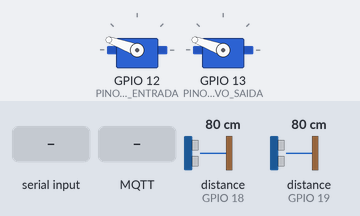
Recording of a sketch running on a simulated ESP32. Parts: 2 × servo. Wiring (inferred from the names in the program): 2 × ultrasonic range finder: trigger GPIO 4, echo GPIO 18 / trigger GPIO 5, echo GPIO 19. The test bench sets the inputs (shaded band); at power-on: distance to the obstacle (sensors on GPIO 18, GPIO 19) 80 cm. The echo pulse lasts 58.3 µs per cm; WiFi joins after 1.5 s; servers stay silent unless stated; no MQTT or app messages arrive unless stated; what the sketch prints to the serial monitor is not drawn.

Above: at 1.4 s.
1.5 s: "E" received over Serial
At 2.8 s:
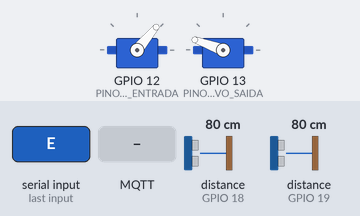
3.9 s: "S" received over Serial
At 6.1 s:
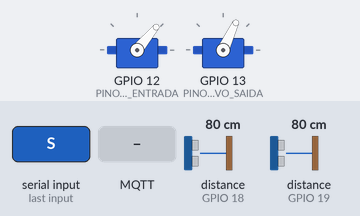
6.9 s: MQTT message "e" arrives on the first subscribed topic
9.9 s: "E" received over Serial
At 10.17 s:
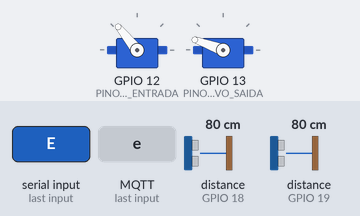
12.3 s: MQTT message "on" arrives on the first subscribed topic
15.3 s: "S" received over Serial
At 16.4 s:
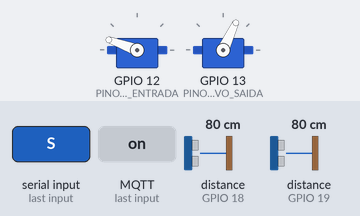
Timing chart, 0 to 18.3 s (numbered marks = the images above; inputs shaded):
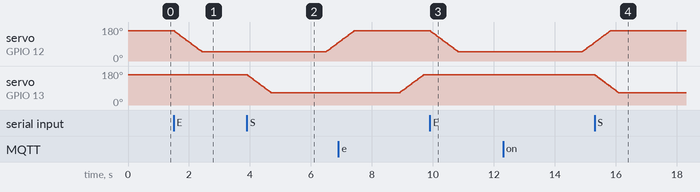

Measured:
- after the input at 1.5 s, servo on GPIO 12 (PINO_SERVO_ENTRADA): moves from 160° to 50° over 0.91 s, starting at once
- after the input at 3.9 s, servo on GPIO 13 (PINO_SERVO_SAIDA): moves from 160° to 65° over 0.79 s, starting at once
- after the input at 9.9 s, servo on GPIO 12 (PINO_SERVO_ENTRADA): moves from 160° to 50° over 0.91 s, starting at once
- after the input at 15.3 s, servo on GPIO 13 (PINO_SERVO_SAIDA): moves from 160° to 65° over 0.78 s, starting at once

The sketch:

wroom.ino
```cpp
// =====================================================================
//  ParkSync - ESP32 WROOM (controle): 2 sensores ultrassônicos + 2 cancelas (servos)
//
//  Placa na IDE: "ESP32 Dev Module".  Bibliotecas: PubSubClient (Nick O'Leary) e ESP32Servo.
//  Compila com core esp32 3.0.7 e 2.0.17, PubSubClient 2.8, ESP32Servo 3.2.1.
//
//  Fluxo com o backend:
//    sensor detecta carro  -> publica "DETECTADO" em parksync/sensor/<lado> (só na chegada)
//    backend manda "ABRIR" em parksync/cancela/<lado>/comando -> cancela abre
//    cancela fecha sozinha depois de TEMPO_CANCELA_ABERTA_MS, mas só com o sensor livre
//
//  Arquitetura: Wi-Fi + MQTT rodam numa tarefa própria (núcleo 0). O loop() (núcleo 1)
//  só cuida de sensores e servos, então uma queda de rede nunca trava as cancelas.
//
//  Teste pelo Serial Monitor (115200, "Nova linha"):
//    e / s   -> simula carro na entrada / saída (publica DETECTADO)
//    E / S   -> abre a cancela de entrada / saída localmente
//    d       -> mostra as distâncias atuais
// =====================================================================
#include <WiFi.h>
#include <PubSubClient.h>
#include <ESP32Servo.h>
#include <esp_task_wdt.h>
#include "soc/gpio_struct.h"
#include "config.h"

// ================= PINOS =================
// ATENÇÃO: o ECHO da entrada saiu do GPIO 12. O 12 é pino de "strapping": se estiver em
// nível alto no boot, a ESP32 tenta ligar a flash em 1,8 V e não inicia. O 34 é só entrada,
// perfeito para ECHO.  O ECHO do HC-SR04 sai em 5 V: use divisor (1 kΩ + 2 kΩ) nos dois ECHO.
#define TRIG_ENTRADA        4
#define ECHO_ENTRADA        19   // era 12
#define TRIG_SAIDA          5
#define ECHO_SAIDA          18
#define PINO_SERVO_ENTRADA  12
#define PINO_SERVO_SAIDA    13

// ================= AJUSTES DA MAQUETE =================
const float    DISTANCIA_GATILHO_CM   = 10.0;  // carro mais perto que isso = presente
const float    HISTERESE_CM           = 2.0;   // precisa passar de 12 cm para contar como "saiu"
const uint8_t  AMOSTRAS_CONFIRMA      = 2;     // medianas seguidas "perto" para confirmar chegada
const uint32_t TEMPO_LIVRE_MS         = 1000;  // sensor livre por 1 s = carro saiu
const uint32_t COOLDOWN_DETECCAO_MS   = 3000;  // mesmo valor do DEBOUNCE do backend
const uint32_t INTERVALO_PING_MS      = 30;    // um sensor a cada 30 ms, alternando (sem eco cruzado)
const uint32_t TIMEOUT_ECO_US         = 25000; // ~4 m; acima disso conta como "nada na frente"

const int      ANGULO_FECHADO_ENTRADA = 160;
const int      ANGULO_ABERTO_ENTRADA  = 50;
const int      ANGULO_FECHADO_SAIDA   = 160;
const int      ANGULO_ABERTO_SAIDA    = 65;
const uint32_t TEMPO_CANCELA_ABERTA_MS = 5000; // mínimo aberta (um novo ABRIR reinicia)
const uint32_t PASSO_SERVO_MS          = 8;     // 1 grau a cada 8 ms (~0,7 s para 90°). 0 = instantâneo

// ================= TIPOS =================
struct Sensor {
  const char* nome;
  uint8_t trig, echo;
  const char* topico;
  volatile uint32_t inicioEco = 0;
  volatile uint32_t duracaoEco = 0;
  volatile bool pronto = false;
  float leituras[3] = {999, 999, 999};
  uint8_t qtdLeituras = 0, posLeitura = 0;
  float distancia = 999;   // mediana das 3 últimas
  bool presente = false;
  uint8_t contaPerto = 0;
  uint32_t livreDesde = 0; // 0 = não está livre
  uint32_t ultimoEnvio = 0;
  Sensor(const char* n, uint8_t t, uint8_t e, const char* top) : nome(n), trig(t), echo(e), topico(top) {}
};

struct Cancela {
  const char* nome;
  uint8_t pino;
  Servo servo{};
  Sensor* sensor = nullptr;
  const char* topicoEstado = nullptr;
  bool aberta = false;
  uint32_t abertaEm = 0;
  int anguloFechado, anguloAberto;
  int anguloAtual, anguloAlvo;
  uint32_t ultimoPasso = 0;
  Cancela(const char* n, uint8_t p, int fechado, int aberto)
    : nome(n), pino(p), anguloFechado(fechado), anguloAberto(aberto),
      anguloAtual(fechado), anguloAlvo(fechado) {}
};

struct MensagemSaida {
  char topico[48];
  char payload[24];
  bool retido;
};

enum Comando : uint8_t { CMD_ABRIR_ENTRADA, CMD_ABRIR_SAIDA, CMD_FECHAR_ENTRADA, CMD_FECHAR_SAIDA };

// ================= ESTADO =================
Sensor sensorEntrada("ENTRADA", TRIG_ENTRADA, ECHO_ENTRADA, TOPICO_SENSOR_ENTRADA);
Sensor sensorSaida  ("SAIDA",   TRIG_SAIDA,   ECHO_SAIDA,   TOPICO_SENSOR_SAIDA);
Sensor* sensores[2]  = { &sensorEntrada, &sensorSaida };
uint8_t sensorAtual = 0;
uint32_t ultimoPing = 0;
bool pingEmAndamento = false;

Cancela cancelaEntrada("ENTRADA", PINO_SERVO_ENTRADA, ANGULO_FECHADO_ENTRADA, ANGULO_ABERTO_ENTRADA);
Cancela cancelaSaida  ("SAIDA",   PINO_SERVO_SAIDA,   ANGULO_FECHADO_SAIDA,   ANGULO_ABERTO_SAIDA);

QueueHandle_t filaSaida;     // loop -> tarefa de rede (publicações)
QueueHandle_t filaComandos;  // callback MQTT -> loop (abrir/fechar)

WiFiClient wifiClient;
PubSubClient mqtt(wifiClient);
char mqttClientId[40];
char topicoStatus[48];
volatile bool mqttOnline = false;

// ================= WATCHDOG (API muda entre core 2.x e 3.x) =================
void configurarWatchdog() {
#if defined(ESP_ARDUINO_VERSION_MAJOR) && ESP_ARDUINO_VERSION_MAJOR >= 3
  esp_task_wdt_config_t cfg = {};
  cfg.timeout_ms = WATCHDOG_SEGUNDOS * 1000;
  cfg.idle_core_mask = 0;
  cfg.trigger_panic = true;
  if (esp_task_wdt_reconfigure(&cfg) != ESP_OK) esp_task_wdt_init(&cfg);
#else
  esp_task_wdt_init(WATCHDOG_SEGUNDOS, true);
#endif
}

// ================= ULTRASSÔNICO POR INTERRUPÇÃO (sem pulseIn) =================
static inline bool IRAM_ATTR nivelPino(uint8_t pino) {
  return pino < 32 ? ((GPIO.in >> pino) & 1) : ((GPIO.in1.val >> (pino - 32)) & 1);
}

void IRAM_ATTR isrEco(void* arg) {
  Sensor* s = (Sensor*)arg;
  uint32_t agora = micros();
  if (nivelPino(s->echo)) {
    s->inicioEco = agora;
  } else if (s->inicioEco) {
    s->duracaoEco = agora - s->inicioEco;
    s->pronto = true;
  }
}

void dispararPing(Sensor* s) {
  noInterrupts();
  s->pronto = false;
  s->inicioEco = 0;
  s->duracaoEco = 0;
  interrupts();
  digitalWrite(s->trig, LOW);
  delayMicroseconds(2);
  digitalWrite(s->trig, HIGH);
  delayMicroseconds(10);
  digitalWrite(s->trig, LOW);
}

float mediana3(float a, float b, float c) {
  if (a > b) { float t = a; a = b; b = t; }
  if (b > c) { float t = b; b = c; c = t; }
  if (a > b) { float t = a; a = b; b = t; }
  return b;
}

void publicar(const char* topico, const char* payload, bool retido = false) {
  MensagemSaida m;
  strlcpy(m.topico, topico, sizeof(m.topico));
  strlcpy(m.payload, payload, sizeof(m.payload));
  m.retido = retido;
  if (xQueueSend(filaSaida, &m, 0) != pdTRUE) Serial.println("⚠️  Fila MQTT cheia, mensagem descartada");
}

void processarLeitura(Sensor* s) {
  float cm = 999.0;
  if (s->pronto && s->duracaoEco > 0 && s->duracaoEco < TIMEOUT_ECO_US) cm = s->duracaoEco / 58.0f;

  s->leituras[s->posLeitura] = cm;
  s->posLeitura = (s->posLeitura + 1) % 3;
  if (s->qtdLeituras < 3) { s->qtdLeituras++; return; }
  s->distancia = mediana3(s->leituras[0], s->leituras[1], s->leituras[2]);

  uint32_t agora = millis();
  if (!s->presente) {
    if (s->distancia <= DISTANCIA_GATILHO_CM) {
      if (++s->contaPerto >= AMOSTRAS_CONFIRMA) {
        s->presente = true;
        s->livreDesde = 0;
        if (s->ultimoEnvio == 0 || agora - s->ultimoEnvio >= COOLDOWN_DETECCAO_MS) {
          s->ultimoEnvio = agora;
          Serial.printf("🚗 Carro na %s (%.1f cm) -> %s\n", s->nome, s->distancia, PAYLOAD_DETECTADO);
          publicar(s->topico, PAYLOAD_DETECTADO);
        } else {
          Serial.printf("⏭️  Carro na %s ignorado (cooldown)\n", s->nome);
        }
      }
    } else {
      s->contaPerto = 0;
    }
  } else {
    if (s->distancia > DISTANCIA_GATILHO_CM + HISTERESE_CM) {
      if (s->livreDesde == 0) s->livreDesde = agora;
      else if (agora - s->livreDesde >= TEMPO_LIVRE_MS) {
        s->presente = false;
        s->contaPerto = 0;
        Serial.printf("💨 Carro saiu da %s\n", s->nome);
      }
    } else {
      s->livreDesde = 0;
    }
  }
}

void atualizarSensores() {
  uint32_t agora = millis();
  if (agora - ultimoPing < INTERVALO_PING_MS) return;
  ultimoPing = agora;
  if (pingEmAndamento) processarLeitura(sensores[sensorAtual]);
  sensorAtual = (sensorAtual + 1) % 2;
  dispararPing(sensores[sensorAtual]);
  pingEmAndamento = true;
}

// ================= CANCELAS =================
void iniciarCancela(Cancela& c, Sensor* s, const char* topicoEstado) {
  c.sensor = s;
  c.topicoEstado = topicoEstado;
  c.servo.setPeriodHertz(50);
  c.servo.attach(c.pino, 500, 2400);
  c.anguloAtual = c.anguloAlvo = c.anguloFechado;
  c.servo.write(c.anguloFechado);
  c.aberta = false;
}

void abrirCancela(Cancela& c) {
  c.abertaEm = millis();  // novo ABRIR com ela aberta só reinicia o tempo
  if (!c.aberta) {
    c.aberta = true;
    c.anguloAlvo = c.anguloAberto;
    Serial.printf("🟢 Abrindo cancela de %s\n", c.nome);
    publicar(c.topicoEstado, "ABERTA", true);
  } else {
    Serial.printf("🔁 Cancela de %s já aberta: tempo reiniciado\n", c.nome);
  }
}

void fecharCancela(Cancela& c) {
  if (!c.aberta) return;
  c.aberta = false;
  c.anguloAlvo = c.anguloFechado;
  Serial.printf("🔴 Fechando cancela de %s\n", c.nome);
  publicar(c.topicoEstado, "FECHADA", true);
}

void atualizarCancela(Cancela& c) {
  uint32_t agora = millis();
  // Fecha só depois do tempo mínimo E com o sensor daquele lado livre
  if (c.aberta && agora - c.abertaEm >= TEMPO_CANCELA_ABERTA_MS && !c.sensor->presente) fecharCancela(c);

  if (c.anguloAtual == c.anguloAlvo) return;
  if (PASSO_SERVO_MS == 0) {
    c.anguloAtual = c.anguloAlvo;
    c.servo.write(c.anguloAtual);
  } else if (agora - c.ultimoPasso >= PASSO_SERVO_MS) {
    c.ultimoPasso = agora;
    c.anguloAtual += (c.anguloAlvo > c.anguloAtual) ? 1 : -1;
    c.servo.write(c.anguloAtual);
  }
}

void tratarComandos() {
  Comando cmd;
  while (xQueueReceive(filaComandos, &cmd, 0) == pdTRUE) {
    switch (cmd) {
      case CMD_ABRIR_ENTRADA:  abrirCancela(cancelaEntrada); break;
      case CMD_ABRIR_SAIDA:    abrirCancela(cancelaSaida);   break;
      case CMD_FECHAR_ENTRADA: fecharCancela(cancelaEntrada); break;
      case CMD_FECHAR_SAIDA:   fecharCancela(cancelaSaida);   break;
    }
  }
}

void tratarSerial() {
  while (Serial.available()) {
    char c = Serial.read();
    switch (c) {
      case 'e': Serial.println("🧪 Simulando carro na ENTRADA"); publicar(TOPICO_SENSOR_ENTRADA, PAYLOAD_DETECTADO); break;
      case 's': Serial.println("🧪 Simulando carro na SAIDA");   publicar(TOPICO_SENSOR_SAIDA, PAYLOAD_DETECTADO);   break;
      case 'E': abrirCancela(cancelaEntrada); break;
      case 'S': abrirCancela(cancelaSaida);   break;
      case 'd':
        Serial.printf("📏 Entrada %.1f cm (%s) | Saída %.1f cm (%s) | MQTT %s\n",
                      sensorEntrada.distancia, sensorEntrada.presente ? "carro" : "livre",
                      sensorSaida.distancia, sensorSaida.presente ? "carro" : "livre",
                      mqttOnline ? "online" : "offline");
        break;
    }
  }
}

// ================= REDE (tarefa no núcleo 0) =================
static bool payloadIgual(const byte* p, unsigned int len, const char* esperado) {
  // ignora espaços/quebras de linha nas pontas e maiúsc./minúsc.
  while (len && isspace(p[len - 1])) len--;
  while (len && isspace(*p)) { p++; len--; }
  if (len != strlen(esperado)) return false;
  for (unsigned int i = 0; i < len; i++) if (toupper(p[i]) != esperado[i]) return false;
  return true;
}

void callbackMqtt(char* topico, byte* payload, unsigned int len) {
  Serial.printf("📨 %s -> %.*s\n", topico, (int)len, (const char*)payload);
  bool entrada = strcmp(topico, TOPICO_CANCELA_ENTRADA) == 0;
  bool saida   = strcmp(topico, TOPICO_CANCELA_SAIDA) == 0;
  if (!entrada && !saida) return;
  Comando cmd;
  if (payloadIgual(payload, len, PAYLOAD_ABRIR))       cmd = entrada ? CMD_ABRIR_ENTRADA : CMD_ABRIR_SAIDA;
  else if (payloadIgual(payload, len, PAYLOAD_FECHAR)) cmd = entrada ? CMD_FECHAR_ENTRADA : CMD_FECHAR_SAIDA;
  else { Serial.println("⚠️  Comando desconhecido, ignorado"); return; }
  xQueueSend(filaComandos, &cmd, 0);
}

bool conectarMqtt() {
  Serial.printf("🔌 MQTT %s:%d como %s... ", MQTT_BROKER_IP, MQTT_PORTA, mqttClientId);
  const char* usuario = strlen(MQTT_USUARIO) ? MQTT_USUARIO : nullptr;
  const char* senha   = strlen(MQTT_USUARIO) ? MQTT_SENHA : nullptr;
  if (!mqtt.connect(mqttClientId, usuario, senha, topicoStatus, 1, true, "offline")) {
    Serial.printf("falhou (rc=%d)\n", mqtt.state());
    return false;
  }
  Serial.println("conectado!");
  mqtt.subscribe(TOPICO_CANCELA_ENTRADA, 1);
  mqtt.subscribe(TOPICO_CANCELA_SAIDA, 1);
  mqtt.publish(topicoStatus, "online", true);
  mqtt.publish(cancelaEntrada.topicoEstado, cancelaEntrada.aberta ? "ABERTA" : "FECHADA", true);
  mqtt.publish(cancelaSaida.topicoEstado, cancelaSaida.aberta ? "ABERTA" : "FECHADA", true);
  return true;
}

void tarefaRede(void*) {
  esp_task_wdt_add(NULL);
  uint32_t ultimaTentativaWifi = millis(), ultimaTentativaMqtt = 0, semWifiDesde = millis();
  bool wifiAvisado = false;

  for (;;) {
    esp_task_wdt_reset();
    uint32_t agora = millis();

    if (WiFi.status() != WL_CONNECTED) {
      mqttOnline = false;
      wifiAvisado = false;
      if (agora - semWifiDesde > REINICIAR_SEM_WIFI_MS) {
        Serial.println("♻️  Sem Wi-Fi há muito tempo, reiniciando...");
        delay(100);
        ESP.restart();
      }
      if (agora - ultimaTentativaWifi > 15000) {
        ultimaTentativaWifi = agora;
        Serial.println("📶 Wi-Fi caiu, tentando de novo...");
        WiFi.disconnect();
        WiFi.begin(WIFI_SSID, WIFI_SENHA);
      }
      vTaskDelay(pdMS_TO_TICKS(100));
      continue;
    }
    semWifiDesde = agora;
    if (!wifiAvisado) {
      wifiAvisado = true;
      Serial.printf("✅ Wi-Fi OK. IP do WROOM: %s (RSSI %d dBm)\n", WiFi.localIP().toString().c_str(), WiFi.RSSI());
    }

    if (!mqtt.connected()) {
      mqttOnline = false;
      if (ultimaTentativaMqtt == 0 || agora - ultimaTentativaMqtt >= 3000) {
        ultimaTentativaMqtt = agora;
        mqttOnline = conectarMqtt();
      }
    } else {
      mqtt.loop();
      MensagemSaida m;
      while (xQueuePeek(filaSaida, &m, 0) == pdTRUE) {
        if (!mqtt.publish(m.topico, m.payload, m.retido)) break;  // tenta de novo depois
        xQueueReceive(filaSaida, &m, 0);
        Serial.printf("📤 %s -> %s\n", m.topico, m.payload);
      }
    }
    vTaskDelay(pdMS_TO_TICKS(5));
  }
}

// ================= SETUP / LOOP =================
void setup() {
  Serial.begin(115200);
  delay(200);
  Serial.println("\n=== ParkSync WROOM (sensores + cancelas) ===");
  configurarWatchdog();

  filaSaida = xQueueCreate(16, sizeof(MensagemSaida));
  filaComandos = xQueueCreate(8, sizeof(Comando));

  for (Sensor* s : sensores) {
    pinMode(s->trig, OUTPUT);
    digitalWrite(s->trig, LOW);
    pinMode(s->echo, INPUT);
    attachInterruptArg(digitalPinToInterrupt(s->echo), isrEco, s, CHANGE);
  }

  ESP32PWM::allocateTimer(0);
  ESP32PWM::allocateTimer(1);
  iniciarCancela(cancelaEntrada, &sensorEntrada, "parksync/cancela/entrada/estado");
  iniciarCancela(cancelaSaida,   &sensorSaida,   "parksync/cancela/saida/estado");

  // MAC lido do eFuse: WiFi.macAddress() antes do Wi-Fi ligar devolve 00:00:00 no core 3
  uint64_t mac = ESP.getEfuseMac();
  WiFi.mode(WIFI_STA);
  snprintf(mqttClientId, sizeof(mqttClientId), "parksync-wroom-%02X%02X%02X",
           (unsigned)((mac >> 24) & 0xFF), (unsigned)((mac >> 32) & 0xFF), (unsigned)((mac >> 40) & 0xFF));
  snprintf(topicoStatus, sizeof(topicoStatus), "%swroom", TOPICO_STATUS_BASE);

  WiFi.setHostname("parksync-wroom");
  WiFi.setSleep(false);  // resposta mais rápida ao "ABRIR"
  WiFi.setAutoReconnect(true);
#if USAR_IP_FIXO
  WiFi.config(IPAddress(IP_WROOM), IPAddress(IP_GATEWAY), IPAddress(IP_MASCARA), IPAddress(IP_DNS));
#endif
  WiFi.begin(WIFI_SSID, WIFI_SENHA);
  Serial.printf("📶 Conectando ao Wi-Fi \"%s\" (sem travar as cancelas)...\n", WIFI_SSID);

  IPAddress ipBroker;
  if (!ipBroker.fromString(MQTT_BROKER_IP)) {
    Serial.printf("❌ MQTT_BROKER_IP \"%s\" no config.h não é um IP válido (precisa de 4 números)\n", MQTT_BROKER_IP);
  }
  mqtt.setServer(ipBroker, MQTT_PORTA);
  mqtt.setCallback(callbackMqtt);
  mqtt.setKeepAlive(MQTT_KEEPALIVE_S);
  mqtt.setSocketTimeout(3);
#if defined(ESP_ARDUINO_VERSION_MAJOR) && ESP_ARDUINO_VERSION_MAJOR >= 3
  wifiClient.setConnectionTimeout(1500);
#else
  wifiClient.setTimeout(2);
#endif

  xTaskCreatePinnedToCore(tarefaRede, "rede", 6144, nullptr, 1, nullptr, 0);
  esp_task_wdt_add(NULL);  // loopTask
}

void loop() {
  esp_task_wdt_reset();
  atualizarSensores();
  tratarComandos();
  atualizarCancela(cancelaEntrada);
  atualizarCancela(cancelaSaida);
  tratarSerial();
  delay(1);
}
```

Source omitted: config.h (2911 bytes)
